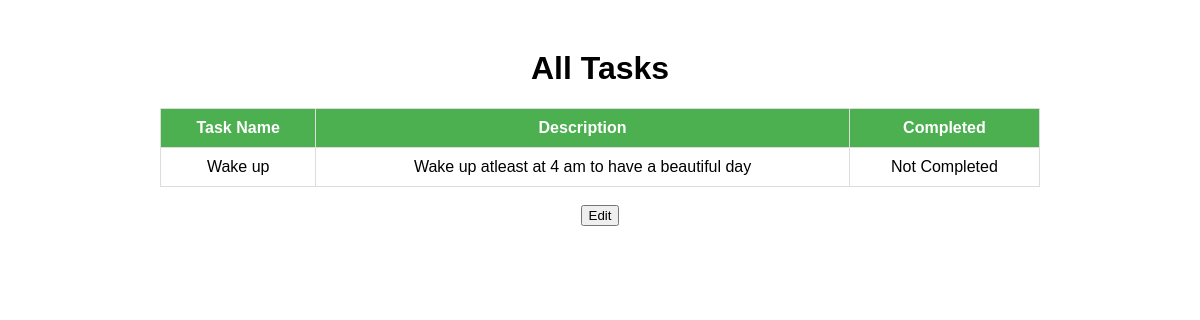
Page /dashboard/view_task/ on the earlier database version.
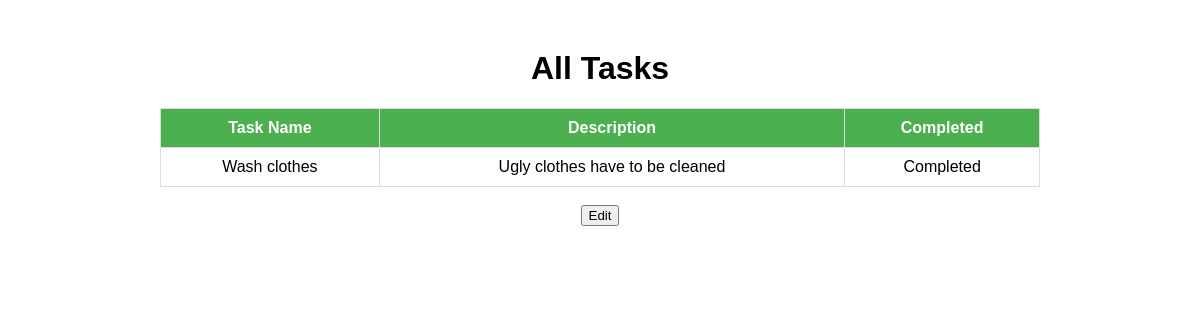
Same page on the later database version.
### app/models.py (models this page shows)
class Details(models.Model):
    task_name = models.CharField(max_length=255,unique=True)
    task_desc = models.CharField(max_length=200)
    task_status = models.BooleanField(default=False)

### app/views.py (the view)
# urls.py: path('dashboard/view_task/', views.view_task,name = 'view_task'),
def view_task(request):
    task = Details.objects.all()
    return render(request, 'view_task.html', {'details': task})

### app/templates/view_task.html (shortened to what this page needs)
<!DOCTYPE html>
<html lang="en">
<head>
</head>
<body>
    <h1>All Tasks</h1>
    <table>
        <tr>
            <th>Task Name</th>
            <th>Description</th>
            <th>Completed</th>
        </tr>
        {% for detail in details %}
        <tr>
            <td>{{ detail.task_name }}</td>
            <td>{{ detail.task_desc }}</td>
            <td>
                {% if detail.task_status %}
                    Completed
                {%else %}
                Not Completed
                {% endif %}
            </td>
        {% empty %}
        <tr>
            <td colspan="3">No tasks found.</td>
        </tr>
        {% endfor %}
    </table>
    <br>
    <button onclick="location.href='{% url 'edit_task' %}'">
        Edit
    </button>
</body>
</html>

Differences in the rows shown:
removed Details: task_name "Wake up", task_desc "Wake up atleast at 4 am to have a beautiful day", task_status "Not Completed"
added Details: task_name "Wash clothes", task_desc "Ugly clothes have to be cleaned", task_status "Completed"
